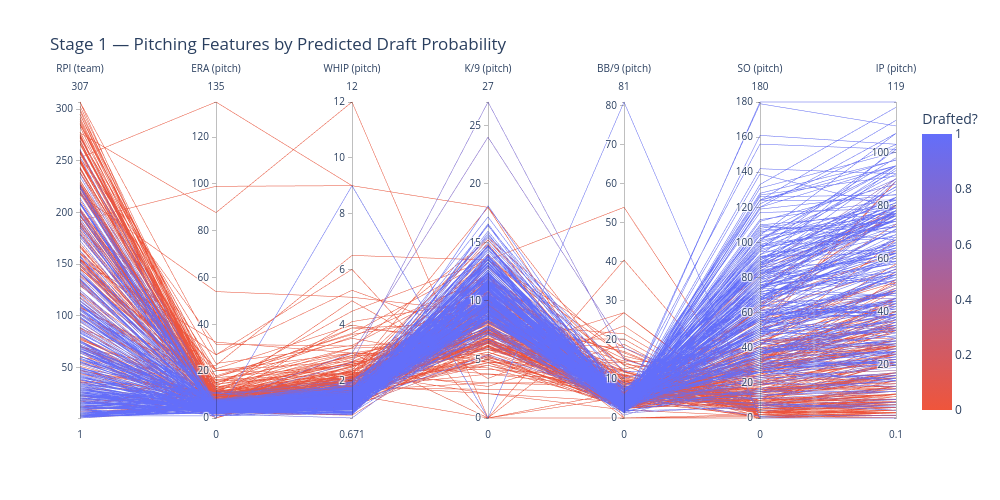

Notebook cell for this chart:
### Code cell
pcp_features = ['rpi_team', 'era_pitch', 'whip_pitch', 'k/9_pitch', 'bb/9_pitch', 'so_pitch', 'ip_pitch']

# keep X_test's index/order so predictions stay paired with rows
pcp_df = X_test[pcp_features].copy()
pcp_df['Drafted?'] = np.asarray(y_proba)[:len(pcp_df)]   # positional, avoids index-alignment surprises

before = len(pcp_df)
pcp_df = pcp_df.dropna(subset=pcp_features)
print(f"Dropped {before - len(pcp_df)} rows with NaN features, {len(pcp_df)} remaining")

plot_pcp(pcp_df, pcp_features, 'Drafted?', stage=1, name='pcp_probability', sample=None,
         title='Stage 1 — Pitching Features by Predicted Draft Probability')

### Figure 1 — Plotly figure (JSON) as saved in the notebook; plotly's stock layout.template omitted (floating-point values rounded to 4 significant figures; data arrays with more than 128 entries replaced by an {"elided": "..."} marker saying what was removed)
{"data": [{"dimensions": [{"label": "RPI (team)", "values": {"elided": "469 float values"}}, {"label": "ERA (pitch)", "values": {"elided": "469 float values"}}, {"label": "WHIP (pitch)", "values": {"elided": "469 float values"}}, {"label": "K/9 (pitch)", "values": {"elided": "469 float values"}}, {"label": "BB/9 (pitch)", "values": {"elided": "469 float values"}}, {"label": "SO (pitch)", "values": {"elided": "469 float values"}}, {"label": "IP (pitch)", "values": {"elided": "469 float values"}}], "domain": {"x": [0.0, 1.0], "y": [0.0, 1.0]}, "line": {"color": {"elided": "469 float values"}, "coloraxis": "coloraxis"}, "name": "", "type": "parcoords"}], "layout": {"coloraxis": {"colorbar": {"title": {"text": "Drafted?"}}, "colorscale": [[0.0, "#EF553B"], [1.0, "#636EFA"]]}, "height": 500, "legend": {"tracegroupgap": 0}, "title": {"text": "Stage 1 — Pitching Features by Predicted Draft Probability"}, "width": 1000}}
